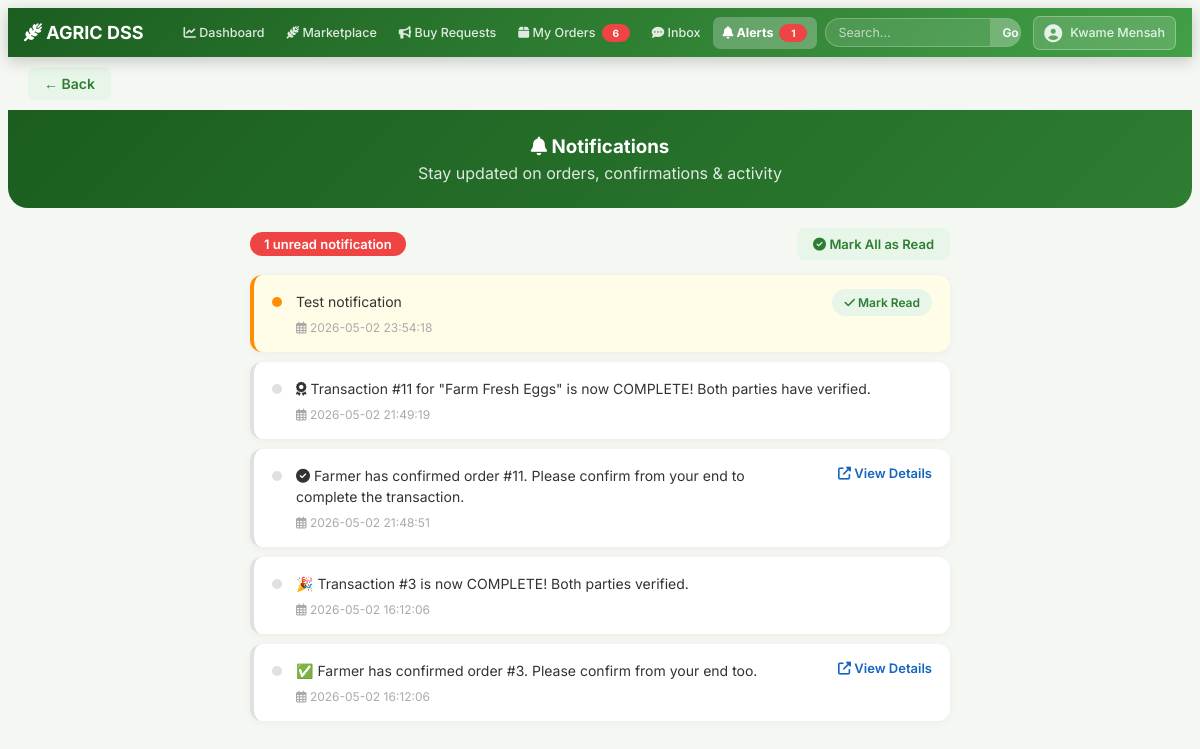
/notifications.php (signed in), run on the app's committed database.
### tables this page shows
CREATE TABLE notifications (
        id INTEGER PRIMARY KEY AUTOINCREMENT,
        user_id INTEGER,
        message TEXT,
        is_read INTEGER DEFAULT 0,
        date TEXT
    , created_at DATETIME DEFAULT CURRENT_TIMESTAMP);

### db.php (called while the page is built, shortened)
<?php
class sqlite_mysqli_result {
    private $rows = [];
    private $index = 0;
    public $num_rows = 0;
    public function __construct($stmt) {
        if ($stmt) {
            $this->rows = $stmt->fetchAll(PDO::FETCH_ASSOC);
            if ($this->rows) {
                $this->num_rows = count($this->rows);
            }
        }
    }
    public function fetch_assoc() {
        if ($this->index < $this->num_rows) {
            return $this->rows[$this->index++];
        }
        return null;
    }
}
class sqlite_mysqli {
    private $pdo;
    public function __construct($filename) {
        try {
            $this->pdo = new PDO("sqlite:" . $filename);
            $this->pdo->setAttribute(PDO::ATTR_ERRMODE, PDO::ERRMODE_EXCEPTION);
            $this->pdo->exec("PRAGMA foreign_keys = ON;");
        } catch (Exception $e) {
            $this->connect_error = $e->getMessage();
        }
    }
    public function query($query) {
        try {
            $upper = strtoupper(ltrim($query));
            if (strpos($upper, 'SELECT') === 0 || strpos($upper, 'SHOW') === 0 || strpos($upper, 'DESCRIBE') === 0 || strpos($upper, 'PRAGMA') === 0) {
                $stmt = $this->pdo->query($query);
                if ($stmt) {
                    return new sqlite_mysqli_result($stmt);
                }
                return false;
            } else {
                $res = $this->pdo->exec($query);
                $this->insert_id = $this->pdo->lastInsertId();
                return $res !== false ? true : false;
            }
        } catch (Exception $e) {
            $this->error = $e->getMessage();
            return false;
        }
    }
}
$conn = new sqlite_mysqli(__DIR__ . '/database.sqlite');
?>

### notifications.php (the view, shortened to what this page needs)
<?php
include 'db.php';
include 'back_button.php';
$user_id = isset($_SESSION['admin']) ? 0 : $_SESSION['user_id'];
$sql = "SELECT * FROM notifications WHERE user_id='$user_id' ORDER BY is_read ASC, id DESC";
$result = $conn->query($sql);
$unread_q = $conn->query("SELECT COUNT(*) AS c FROM notifications WHERE user_id='$user_id' AND is_read=0");
$unread_count = ($unread_q && $ur = $unread_q->fetch_assoc()) ? (int)$ur['c'] : 0;
?>
<!DOCTYPE html>
<html>
<head>
</head>
<body>
<?php include 'navbar.php'; ?>
<div class="page-header">
    <h3><i class='fas fa-bell'></i> Notifications</h3>
    <p>Stay updated on orders, confirmations & activity</p>
</div>
<div class="container">
<?php if ($result && $result->num_rows > 0): ?>
    <div class="top-bar">
        <span class="unread-count">
            <?= $unread_count ?> unread notification<?= $unread_count != 1 ? 's' : '' ?>
        </span>
        <?php if ($unread_count > 0): ?>
            <a href="notifications.php?mark_all_read=1" class="mark-all"><i class='fas fa-check-circle'></i> Mark All as Read</a>
        <?php endif; ?>
    </div>
    <?php
    function getNotifLink($msg, $role) {
        $lower = strtolower($msg);
        if (strpos($lower, 'order') !== false || strpos($lower, 'placed') !== false || strpos($lower, 'delivered') !== false) {
            return $role === 'farmer' ? 'farmer_orders.php' : 'my_orders.php';
        }
        return '#';
    }
    function hasEmbeddedButtons($msg) {
        return strpos($msg, 'approve_') !== false || strpos($msg, 'reject_') !== false;
    }
    while ($row = $result->fetch_assoc()):
        $is_unread = !$row['is_read'];
        $current_role = isset($_SESSION['admin']) ? 'admin' : ($_SESSION['role'] ?? '');
        $base_link = getNotifLink($row['message'], $current_role);
        $has_buttons = hasEmbeddedButtons($row['message']);
        $click_url = "notifications.php?mark_read={$row['id']}&redirect=" . urlencode($base_link);
        $card_clickable = (!$has_buttons && $base_link !== '#');
    ?>
        <div class="notif-card <?= $is_unread ? 'unread' : 'read' ?>" style="<?= $card_clickable ? 'cursor:pointer;' : '' ?> transition: 0.2s;" <?= $card_clickable ? "onclick=\"window.location.href='$click_url'\"" : '' ?> onmouseover="this.style.transform='translateY(-2px)'; this.style.boxShadow='0 5px 15px rgba(0,0,0,0.1)';" onmouseout="this.style.transform='none'; this.style.boxShadow='0 3px 10px rgba(0,0,0,0.05)';">
            <div class="notif-dot <?= $is_unread ? 'unread' : 'read' ?>"></div>
            <div class="notif-content">
                <p class="message"><?= $row['message'] ?></p>
                <span class="time"><i class='far fa-calendar-alt'></i> <?= $row['created_at'] ?? 'Just now' ?></span>
            </div>
            <?php if ($has_buttons): ?>
            <?php elseif ($is_unread): ?>
                <div class="notif-action">
                    <a href="notifications.php?mark_read=<?= $row['id'] ?>&redirect=<?= urlencode($base_link) ?>" class="btn btn-sm" style="background:#e8f5e9; color:#2e7d32; font-weight:600; padding:6px 12px; border-radius:15px; text-decoration:none;" onclick="event.stopPropagation();"><i class="fas fa-check"></i> Mark Read</a>
                </div>
            <?php elseif ($base_link !== '#'): ?>
                <div style="font-size: 13px; margin-left: 15px;">
                    <a href="<?= $base_link ?>" style="color: #1565c0; font-weight: 600; text-decoration: none;" onclick="event.stopPropagation();"><i class='fas fa-external-link-alt'></i> View Details</a>
                </div>
            <?php endif; ?>
        </div>
    <?php endwhile; ?>
<?php endif; ?>
</div>
</body>
</html>

### animations.css (style rules this page uses)
.page-header, .welcome-header, .profile-strip, .pricing-card, .promo-header { animation: heroReveal 0.6s ease both; }
.notif-card { animation: slideInLeft 0.4s ease both; }
.notif-card:nth-child(2) { animation-delay: 0.1s; }
.notif-card:nth-child(3) { animation-delay: 0.12s; }
.notif-card:nth-child(4) { animation-delay: 0.16s; }
.notif-card:nth-child(5) { animation-delay: 0.2s; }
.stat-card, .action-card, .farmer-card, .buyer-card, .product-card, .card-box, .quick-link-card, .notif-card { transition: transform 0.3s cubic-bezier(0.25, 0.46, 0.45, 0.94), box-shadow 0.3s ease; }
html { scroll-behavior: smooth; }

### notifications.php (style rules this page uses)
* { font-family: 'Inter', sans-serif; }
body { background: #f4f7f2; }
.page-header { background: linear-gradient(135deg, #1b5e20, #2e7d32); color: white; padding: 25px; text-align: center; border-radius: 0 0 20px 20px; margin-bottom: 20px; }
.page-header h3 { margin: 0 0 5px; }
.page-header p { margin: 0; opacity: 0.85; }
.container { width: 90%; max-width: 700px; margin: auto; }
.top-bar { display: flex; justify-content: space-between; align-items: center; margin-bottom: 15px; }
.unread-count { background: #ef4444; color: white; padding: 4px 14px; border-radius: 20px; font-size: 13px; font-weight: 600; }
.mark-all { background: #e8f5e9; color: #2e7d32; border: none; padding: 8px 16px; border-radius: 8px; font-weight: 600; font-size: 13px; cursor: pointer; text-decoration: none; transition: 0.2s; }
.notif-card { background: white; padding: 16px 18px; border-radius: 12px; margin-bottom: 10px; box-shadow: 0 2px 8px rgba(0,0,0,0.04); display: flex; align-items: flex-start; gap: 14px; transition: all 0.2s; border-left: 4px solid transparent; }
.notif-card.unread { background: #fffde7; border-left-color: #ff8f00; }
.notif-card.read { opacity: 0.7; border-left-color: #e0e0e0; }
.notif-dot { width: 10px; height: 10px; border-radius: 50%; flex-shrink: 0; margin-top: 6px; }
.notif-dot.unread { background: #ff8f00; }
.notif-dot.read { background: #e0e0e0; }
.notif-content { flex: 1; }
.notif-content .message { font-size: 14px; color: #333; line-height: 1.5; margin: 0 0 4px; }
.notif-content .time { font-size: 12px; color: #aaa; }
.notif-action { flex-shrink: 0; }
.notif-action a { color: #2e7d32; font-size: 12px; text-decoration: none; font-weight: 600; padding: 4px 10px; border-radius: 6px; background: #e8f5e9; transition: 0.2s; }

### data on the page
notifications: is_read 0 (drawn), message "Test notification", created_at "2026-05-02 23:54:18"
notifications: is_read 1 (drawn), message "Transaction #11 for \"Farm Fresh Eggs\" is now COMPLETE! Both parties have verified.", created_at "2026-05-02 21:49:19"
notifications: is_read 1 (drawn), message "Farmer has confirmed order #11. Please confirm from your end to complete the transaction.", created_at "2026-05-02 21:48:51"
notifications: is_read 1 (drawn), message "🎉 Transaction #3 is now COMPLETE! Both parties verified.", created_at "2026-05-02 16:12:06"
notifications: is_read 1 (drawn), message "✅ Farmer has confirmed order #3. Please confirm from your end too.", created_at "2026-05-02 16:12:06"

### other printed values
$_order_count "6"
$_notif_count "1"
$name "Kwame Mensah"
$label "Back"
$unread_count "1"
